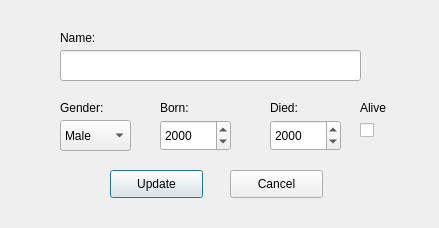
<?xml version="1.0" encoding="UTF-8"?>
<ui version="4.0">
 <class>updatescientist</class>
 <widget class="QDialog" name="updatescientist">
  <property name="geometry">
   <rect>
    <x>0</x>
    <y>0</y>
    <width>439</width>
    <height>228</height>
   </rect>
  </property>
  <property name="windowTitle">
   <string>Dialog</string>
  </property>
  <widget class="QDateEdit" name="updateDeathYear">
   <property name="geometry">
    <rect>
     <x>270</x>
     <y>120</y>
     <width>71</width>
     <height>31</height>
    </rect>
   </property>
   <property name="font">
    <font>
     <pointsize>9</pointsize>
    </font>
   </property>
   <property name="maximumDate">
    <date>
     <year>2016</year>
     <month>12</month>
     <day>13</day>
    </date>
   </property>
   <property name="displayFormat">
    <string>yyyy</string>
   </property>
  </widget>
  <widget class="QLabel" name="nameLabel">
   <property name="geometry">
    <rect>
     <x>60</x>
     <y>30</y>
     <width>55</width>
     <height>16</height>
    </rect>
   </property>
   <property name="text">
    <string>Name:</string>
   </property>
  </widget>
  <widget class="QDateEdit" name="updateBirthYear">
   <property name="geometry">
    <rect>
     <x>160</x>
     <y>120</y>
     <width>71</width>
     <height>31</height>
    </rect>
   </property>
   <property name="font">
    <font>
     <pointsize>9</pointsize>
    </font>
   </property>
   <property name="maximumDate">
    <date>
     <year>2016</year>
     <month>12</month>
     <day>13</day>
    </date>
   </property>
   <property name="displayFormat">
    <string>yyyy</string>
   </property>
  </widget>
  <widget class="QLabel" name="genderLabel">
   <property name="geometry">
    <rect>
     <x>60</x>
     <y>100</y>
     <width>55</width>
     <height>16</height>
    </rect>
   </property>
   <property name="text">
    <string>Gender:</string>
   </property>
  </widget>
  <widget class="QComboBox" name="updateGenderBox">
   <property name="geometry">
    <rect>
     <x>60</x>
     <y>120</y>
     <width>71</width>
     <height>31</height>
    </rect>
   </property>
   <item>
    <property name="text">
     <string>Male</string>
    </property>
   </item>
   <item>
    <property name="text">
     <string>Female</string>
    </property>
   </item>
  </widget>
  <widget class="QLabel" name="deathYearLabel">
   <property name="geometry">
    <rect>
     <x>270</x>
     <y>100</y>
     <width>55</width>
     <height>16</height>
    </rect>
   </property>
   <property name="text">
    <string>Died:</string>
   </property>
  </widget>
  <widget class="QPushButton" name="updateScientistButton">
   <property name="geometry">
    <rect>
     <x>110</x>
     <y>170</y>
     <width>93</width>
     <height>28</height>
    </rect>
   </property>
   <property name="text">
    <string>Update</string>
   </property>
  </widget>
  <widget class="QLabel" name="birthYearLabel">
   <property name="geometry">
    <rect>
     <x>160</x>
     <y>100</y>
     <width>71</width>
     <height>16</height>
    </rect>
   </property>
   <property name="text">
    <string>Born:</string>
   </property>
  </widget>
  <widget class="QLineEdit" name="updateNameInput">
   <property name="geometry">
    <rect>
     <x>60</x>
     <y>50</y>
     <width>301</width>
     <height>31</height>
    </rect>
   </property>
  </widget>
  <widget class="QPushButton" name="cancelUpdateScientistButton">
   <property name="geometry">
    <rect>
     <x>230</x>
     <y>170</y>
     <width>93</width>
     <height>28</height>
    </rect>
   </property>
   <property name="text">
    <string>Cancel</string>
   </property>
  </widget>
  <widget class="QCheckBox" name="aliveCheckBox">
   <property name="geometry">
    <rect>
     <x>360</x>
     <y>120</y>
     <width>21</width>
     <height>21</height>
    </rect>
   </property>
   <property name="text">
    <string/>
   </property>
  </widget>
  <widget class="QLabel" name="aliveLabel">
   <property name="geometry">
    <rect>
     <x>360</x>
     <y>100</y>
     <width>55</width>
     <height>16</height>
    </rect>
   </property>
   <property name="text">
    <string>Alive</string>
   </property>
  </widget>
 </widget>
 <resources/>
 <connections/>
</ui>
